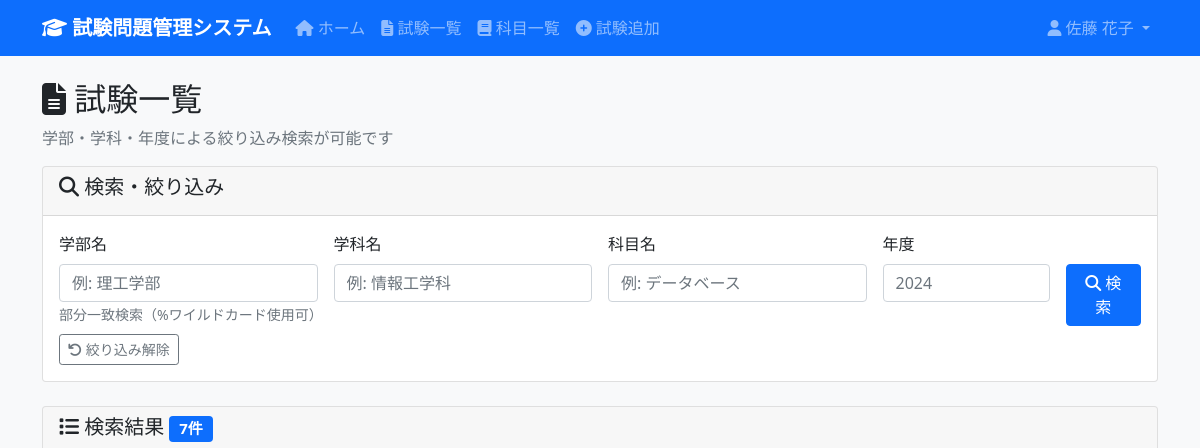
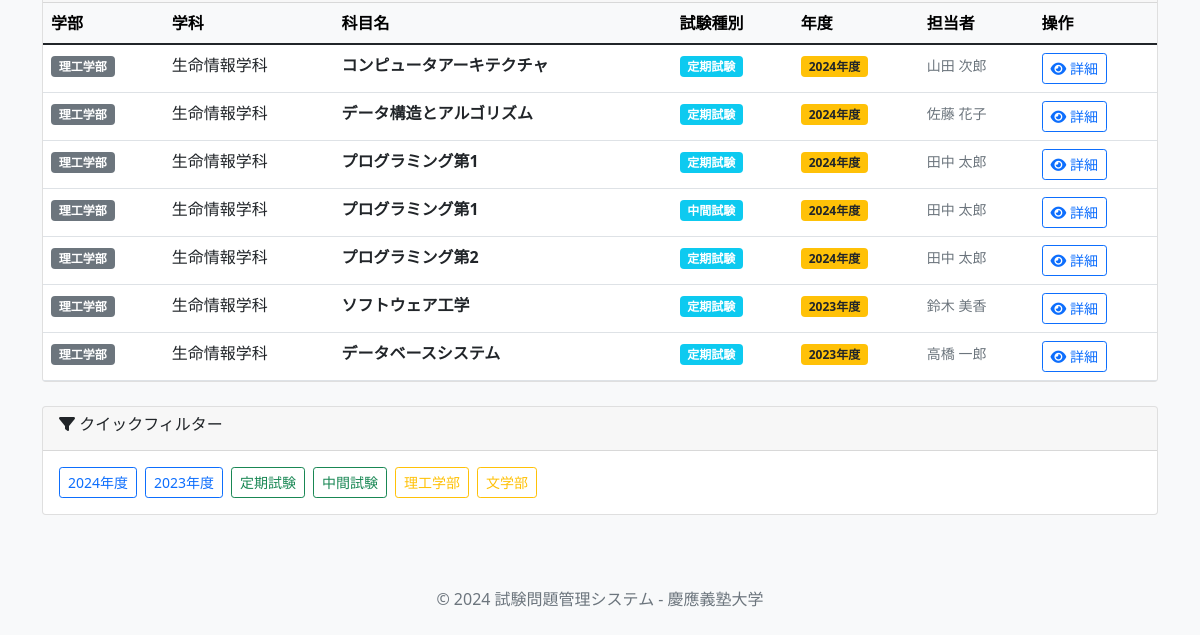
Page /exams (signed in) on the earlier database version (2 pictures, top to bottom).
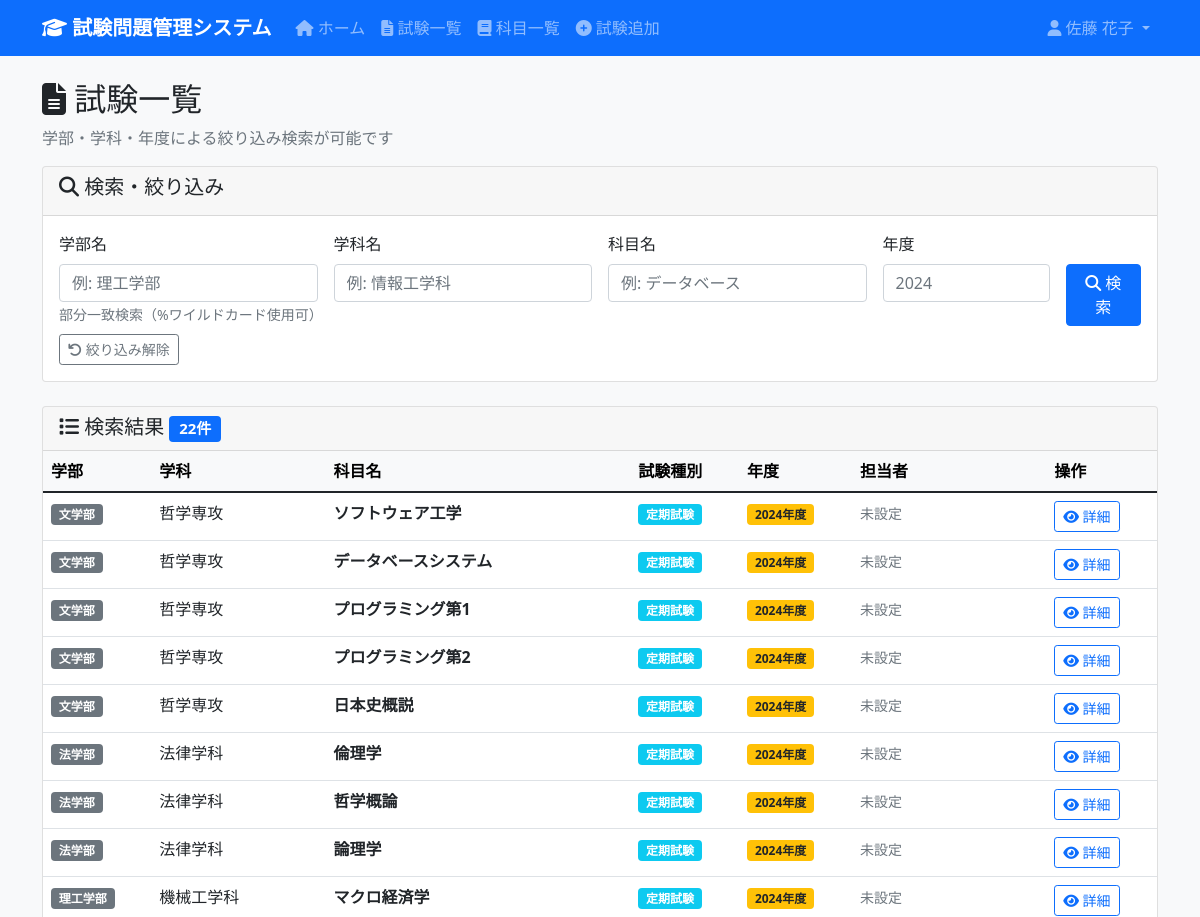
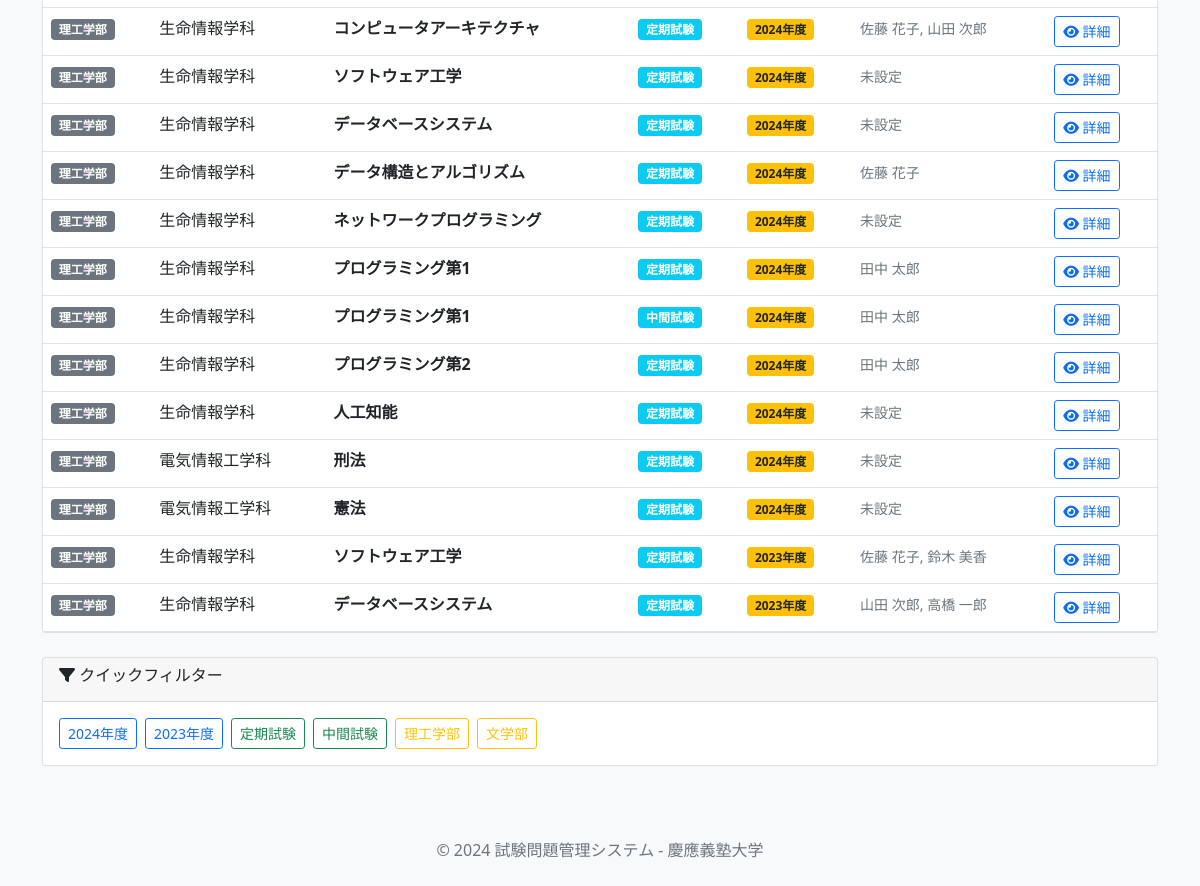
Same page on the later database version (2 pictures, top to bottom).
### tables this page shows
CREATE TABLE Exams (
    exam_id INTEGER PRIMARY KEY AUTOINCREMENT,
    subject_id INTEGER NOT NULL,
    exam_type_id INTEGER NOT NULL,
    exam_year INTEGER NOT NULL,
    instructions TEXT,
    created_by INTEGER,
    created_at DATETIME DEFAULT CURRENT_TIMESTAMP,
    updated_at DATETIME DEFAULT CURRENT_TIMESTAMP,
    FOREIGN KEY (subject_id) REFERENCES Subjects(subject_id) ON DELETE CASCADE,
    FOREIGN KEY (exam_type_id) REFERENCES ExamTypes(exam_type_id) ON DELETE RESTRICT,
    FOREIGN KEY (created_by) REFERENCES Users(user_id) ON DELETE SET NULL,
    UNIQUE(subject_id, exam_type_id, exam_year)
);

### app.py (the view)
@app.route('/exams')
@login_required
def exams() -> str:
    cur = get_db().cursor()
    exam_list = cur.execute('''
        SELECT exam_id, 学部名, 学科名, 科目名, 試験種別, 年度, 担当者
        FROM ExamDetailView
        ORDER BY 年度 DESC, 学部名, 学科名, 科目名
    ''').fetchall()
    return render_template('exams/list.html', exam_list=exam_list)

### app.py (called while the page is built)
def get_db() -> sqlite3.Connection:
    db = getattr(g, '_database', None)
    if db is None:
        db = g._database = sqlite3.connect(DATABASE)
        db.execute('PRAGMA foreign_keys = ON')
        db.row_factory = sqlite3.Row
    return db

@app.teardown_appcontext
def close_connection(exception: Optional[BaseException]) -> None:
    db = getattr(g, '_database', None)
    if db is not None:
        db.close()

def login_required(f):
    @wraps(f)
    def decorated_function(*args, **kwargs):
        if 'user_id' not in session:
            return redirect(url_for('login'))
        return f(*args, **kwargs)
    return decorated_function

### templates/exams/list.html (shortened to what this page needs)
{% extends "base.html" %}
{% block content %}
<div class="row">
    <div class="col-12">
        <h2>
            <i class="fas fa-file-alt"></i> 試験一覧
        </h2>
        <p class="text-muted">学部・学科・年度による絞り込み検索が可能です</p>
    </div>
</div>
<div class="row mb-4">
    <div class="col-12">
        <div class="card">
            <div class="card-header">
                <h5><i class="fas fa-search"></i> 検索・絞り込み</h5>
            </div>
            <div class="card-body">
                <form method="POST" action="{{ url_for('exams_filtered') }}">
                    <div class="row g-3">
                        <div class="col-md-3">
                            <label for="faculty_filter" class="form-label">学部名</label>
                            <input type="text" class="form-control" id="faculty_filter" name="faculty_filter"
                                   value="{{ faculty_filter or '' }}" placeholder="例: 理工学部">
                            <small class="form-text text-muted">部分一致検索（%ワイルドカード使用可）</small>
                        </div>
                        <div class="col-md-3">
                            <label for="department_filter" class="form-label">学科名</label>
                            <input type="text" class="form-control" id="department_filter" name="department_filter"
                                   value="{{ department_filter or '' }}" placeholder="例: 情報工学科">
                        </div>
                        <div class="col-md-3">
                            <label for="subject_filter" class="form-label">科目名</label>
                            <input type="text" class="form-control" id="subject_filter" name="subject_filter"
                                   value="{{ subject_filter or '' }}" placeholder="例: データベース">
                        </div>
                        <div class="col-md-2">
                            <label for="year_filter" class="form-label">年度</label>
                            <input type="number" class="form-control" id="year_filter" name="year_filter"
                                   value="{{ year_filter or '' }}" min="2020" max="2030" placeholder="2024">
                        </div>
                        <div class="col-md-1">
                            <label class="form-label">&nbsp;</label>
                            <button type="submit" class="btn btn-primary w-100 d-block">
                                <i class="fas fa-search"></i>
                                <span class="d-none d-lg-inline"> 検索</span>
                            </button>
                        </div>
                    </div>
                    <div class="row mt-2">
                        <div class="col-12">
                            <a href="{{ url_for('exams') }}" class="btn btn-outline-secondary btn-sm me-2">
                                <i class="fas fa-undo"></i> 絞り込み解除
                            </a>
                        </div>
                    </div>
                </form>
            </div>
        </div>
    </div>
</div>
<div class="row">
    <div class="col-12">
        {% if exam_list %}
            <div class="card">
                <div class="card-header d-flex justify-content-between align-items-center">
                    <h5 class="mb-0">
                        <i class="fas fa-list"></i> 検索結果
                        <span class="badge bg-primary">{{ exam_list|length }}件</span>
                    </h5>
                </div>
                <div class="card-body p-0">
                    <div class="table-responsive">
                        <table class="table table-hover mb-0">
                            <thead class="table-light">
                                <tr>
                                    <th>学部</th>
                                    <th>学科</th>
                                    <th>科目名</th>
                                    <th>試験種別</th>
                                    <th>年度</th>
                                    <th>担当者</th>
                                    <th>操作</th>
                                </tr>
                            </thead>
                            <tbody>
                                {% for exam in exam_list %}
                                <tr>
                                    <td>
                                        <span class="badge bg-secondary">{{ exam[1] }}</span>
                                    </td>
                                    <td>{{ exam[2] }}</td>
                                    <td>
                                        <strong>{{ exam[3] }}</strong>
                                    </td>
                                    <td>
                                        <span class="badge bg-info">{{ exam[4] }}</span>
                                    </td>
                                    <td>
                                        <span class="badge bg-warning text-dark">{{ exam[5] }}年度</span>
                                    </td>
                                    <td>
                                        {% if exam[6] %}
                                            <small class="text-muted">{{ exam[6] }}</small>
                                        {% else %}
                                            <small class="text-muted">未設定</small>
                                        {% endif %}
                                    </td>
                                    <td>
                                        <a href="{{ url_for('exam_detail', exam_id=exam[0]) }}"
                                           class="btn btn-sm btn-outline-primary">
                                            <i class="fas fa-eye"></i> 詳細
                                        </a>
                                    </td>
                                </tr>
                                {% endfor %}
                            </tbody>
                        </table>
                    </div>
                </div>
            </div>
        {% endif %}
    </div>
</div>
{% if exam_list %}
<div class="row mt-4">
    <div class="col-12">
        <div class="card">
            <div class="card-header">
                <h6><i class="fas fa-filter"></i> クイックフィルター</h6>
            </div>
            <div class="card-body">
                <div class="d-none d-md-flex flex-wrap gap-2">
                    <button type="button" class="btn btn-outline-primary btn-sm" onclick="filterByYear(2024)">2024年度</button>
                    <button type="button" class="btn btn-outline-primary btn-sm" onclick="filterByYear(2023)">2023年度</button>
                    <button type="button" class="btn btn-outline-success btn-sm" onclick="filterByType('定期試験')">定期試験</button>
                    <button type="button" class="btn btn-outline-success btn-sm" onclick="filterByType('中間試験')">中間試験</button>
                    <button type="button" class="btn btn-outline-warning btn-sm" onclick="filterByFaculty('理工学部')">理工学部</button>
                    <button type="button" class="btn btn-outline-warning btn-sm" onclick="filterByFaculty('文学部')">文学部</button>
                </div>
            </div>
        </div>
    </div>
</div>
{% endif %}
{% endblock %}

### templates/base.html (shortened to what this page needs)
<!DOCTYPE html>
<html lang="ja">
<head>
    <link href="https://cdn.jsdelivr.net/npm/bootstrap@5.1.3/dist/css/bootstrap.min.css" rel="stylesheet">
    <link rel="stylesheet" href="https://cdnjs.cloudflare.com/ajax/libs/font-awesome/6.4.0/css/all.min.css">
</head>
<body>
    <nav class="navbar navbar-expand-lg navbar-dark bg-primary">
        <div class="container">
            <a class="navbar-brand" href="{{ url_for('home') }}">
                <i class="fas fa-graduation-cap"></i>
                試験問題管理システム
            </a>
            <div class="collapse navbar-collapse" id="navbarNav">
                <ul class="navbar-nav me-auto">
                    <li class="nav-item">
                        <a class="nav-link" href="{{ url_for('home') }}">
                            <i class="fas fa-home"></i> ホーム
                        </a>
                    </li>
                    <li class="nav-item">
                        <a class="nav-link" href="{{ url_for('exams') }}">
                            <i class="fas fa-file-alt"></i> 試験一覧
                        </a>
                    </li>
                    <li class="nav-item">
                        <a class="nav-link" href="{{ url_for('subjects') }}">
                            <i class="fas fa-book"></i> 科目一覧
                        </a>
                    </li>
                    <li class="nav-item">
                        <a class="nav-link" href="{{ url_for('exam_add') }}">
                            <i class="fas fa-plus-circle"></i> 試験追加
                        </a>
                    </li>
                </ul>
                <div class="navbar-nav">
                    <div class="dropdown">
                        <a class="nav-link dropdown-toggle" href="#" id="userDropdown" role="button" data-bs-toggle="dropdown">
                            <i class="fas fa-user"></i> {{ session.full_name }}
                        </a>
                    </div>
                </div>
            </div>
        </div>
    </nav>
    <main class="container mt-4">
        {% block content %}{% endblock %}
    </main>
    <footer class="bg-light mt-5 py-4">
        <div class="container text-center">
            <p class="text-muted mb-0">
                &copy; 2024 試験問題管理システム - 慶應義塾大学
            </p>
        </div>
    </footer>
</body>
</html>

### templates/base.html (style rules this page uses)
body { background-color: #f8f9fa; }
.navbar-brand { font-weight: bold; }

### templates/exams/list.html (style rules this page uses)
.form-label { font-weight: 500; margin-bottom: 0.5rem; }
tbody tr { cursor: pointer; transition: background-color 0.2s ease; }
.card-body form { margin-bottom: 0; }

Differences in the rows shown:
added Exams: exam "文学部", exam "哲学専攻", exam "ソフトウェア工学", exam "定期試験", exam_year "2024", shows "未設定"
added Exams: exam "文学部", exam "哲学専攻", exam "データベースシステム", exam "定期試験", exam_year "2024", shows "未設定"
added Exams: exam "文学部", exam "哲学専攻", exam "プログラミング第1", exam "定期試験", exam_year "2024", shows "未設定"
added Exams: exam "文学部", exam "哲学専攻", exam "プログラミング第2", exam "定期試験", exam_year "2024", shows "未設定"
added Exams: exam "文学部", exam "哲学専攻", exam "日本史概説", exam "定期試験", exam_year "2024", shows "未設定"
added Exams: exam "法学部", exam "法律学科", exam "倫理学", exam "定期試験", exam_year "2024", shows "未設定"
added Exams: exam "法学部", exam "法律学科", exam "哲学概論", exam "定期試験", exam_year "2024", shows "未設定"
added Exams: exam "法学部", exam "法律学科", exam "論理学", exam "定期試験", exam_year "2024", shows "未設定"
added Exams: exam "理工学部", exam "機械工学科", exam "マクロ経済学", exam "定期試験", exam_year "2024", shows "未設定"
computed for Exams (number 10 of 22 on the later page): exam "山田 次郎" → "佐藤 花子, 山田 次郎"
added Exams: exam "理工学部", exam "生命情報学科", exam "ソフトウェア工学", exam "定期試験", exam_year "2024", shows "未設定"
added Exams: exam "理工学部", exam "生命情報学科", exam "データベースシステム", exam "定期試験", exam_year "2024", shows "未設定"
added Exams: exam "理工学部", exam "生命情報学科", exam "ネットワークプログラミング", exam "定期試験", exam_year "2024", shows "未設定"
added Exams: exam "理工学部", exam "生命情報学科", exam "人工知能", exam "定期試験", exam_year "2024", shows "未設定"
added Exams: exam "理工学部", exam "電気情報工学科", exam "刑法", exam "定期試験", exam_year "2024", shows "未設定"
added Exams: exam "理工学部", exam "電気情報工学科", exam "憲法", exam "定期試験", exam_year "2024", shows "未設定"
computed for Exams (number 21 of 22 on the later page): exam "鈴木 美香" → "佐藤 花子, 鈴木 美香"
computed for Exams (number 22 of 22 on the later page): exam "高橋 一郎" → "山田 次郎, 高橋 一郎"
Other differences:
{{ exam_list|length }}: "7" → "22"
